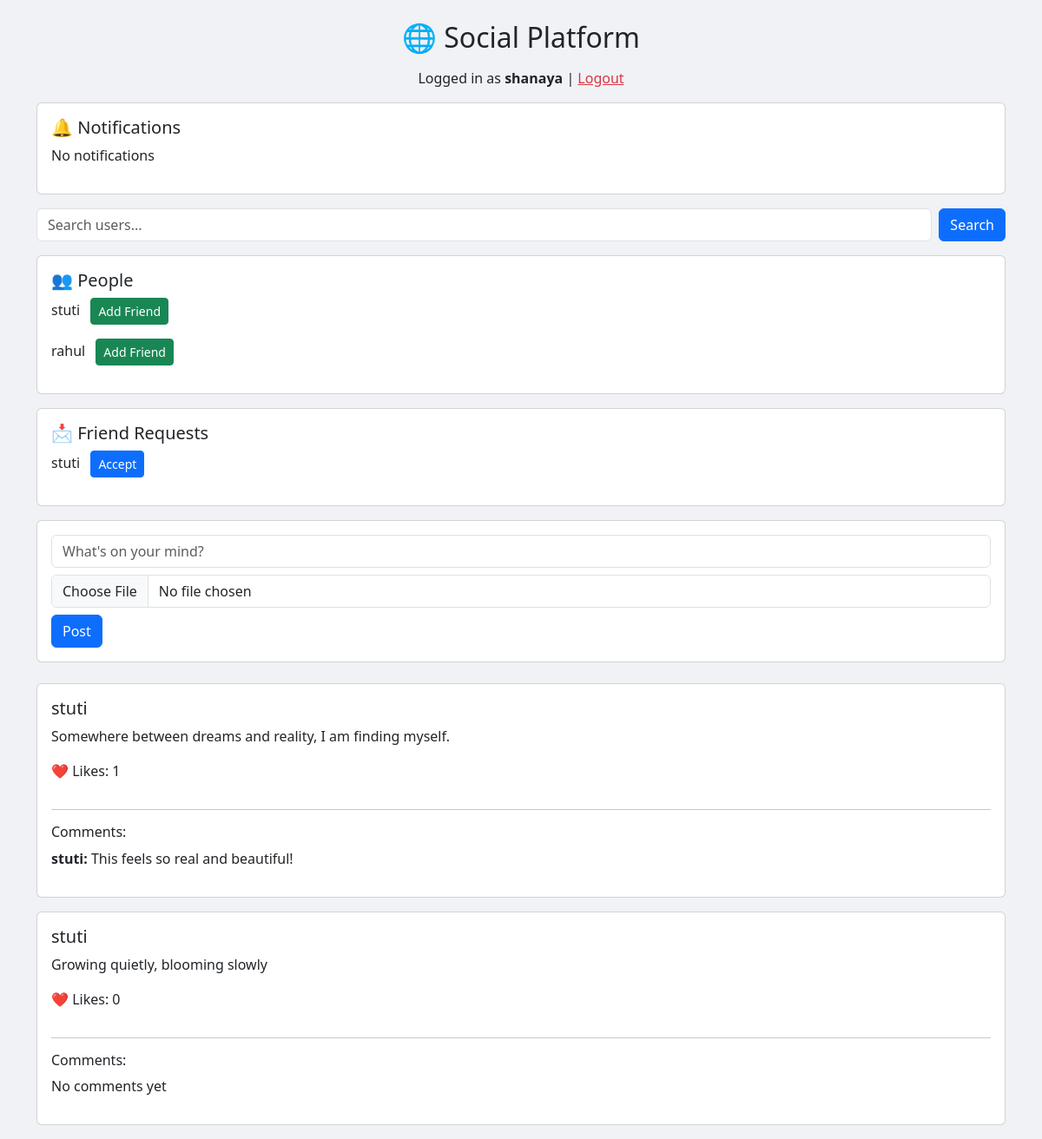
Screenshot of / (signed in) with the database file from the repository.
### friends/models.py (models this page shows, shortened)
class FriendRequest(models.Model):
    sender = models.ForeignKey(User, on_delete=models.CASCADE, related_name='sent_requests')
    receiver = models.ForeignKey(User, on_delete=models.CASCADE, related_name='received_requests')
    is_accepted = models.BooleanField(default=False)
    created_at = models.DateTimeField(auto_now_add=True)

### posts/models.py (models this page shows, shortened)
class Post(models.Model):
    author = models.ForeignKey(User, on_delete=models.CASCADE)
    content = models.TextField()
    image = models.ImageField(upload_to='post_images/', blank=True, null=True)
    created_at = models.DateTimeField(auto_now_add=True)
    likes = models.ManyToManyField(User, related_name='liked_posts', blank=True)
    def like_count(self):
        return self.likes.count()

class Comment(models.Model):
    post = models.ForeignKey(Post, on_delete=models.CASCADE, related_name='comments')
    author = models.ForeignKey(User, on_delete=models.CASCADE)
    content = models.TextField()
    created_at = models.DateTimeField(auto_now_add=True)

### social_platform/views.py (the view, shortened to what this page needs)
# urls.py: path('', home, name='home'),
def home(request):
    posts = Post.objects.all()
    query = request.GET.get('q')
    if query:
        users = User.objects.filter(username__icontains=query).exclude(id=request.user.id)
    else:
        users = User.objects.exclude(id=request.user.id)
    requests = FriendRequest.objects.filter(receiver=request.user, is_accepted=False)
    notifications = Notification.objects.filter(receiver=request.user)
    return render(request, 'home.html', {
        'posts': posts,
        'users': users,
        'requests': requests,
        'notifications': notifications
    })

### templates/home.html (shortened to what this page needs)
<!DOCTYPE html>
<html>
<head>
    <link href="https://cdn.jsdelivr.net/npm/bootstrap@5.3.0/dist/css/bootstrap.min.css" rel="stylesheet">
</head>
<body style="background:#f0f2f5;">
<div class="container mt-4">
    <h2 class="text-center mb-3">🌐 Social Platform</h2>
    {% if user.is_authenticated %}
    <p class="text-center">
        Logged in as <strong>{{ user.username }}</strong> |
        <a href="/logout/" class="text-danger">Logout</a>
    </p>
    {% endif %}
    <div class="card p-3 mb-3">
        <h5>🔔 Notifications</h5>
        {% for n in notifications %}
            <p>{{ n.message }}</p>
        {% empty %}
            <p>No notifications</p>
        {% endfor %}
    </div>
    <form method="GET" class="mb-3 d-flex">
        <input type="text" name="q" class="form-control me-2" placeholder="Search users...">
        <button class="btn btn-primary">Search</button>
    </form>
    <div class="card p-3 mb-3">
        <h5>👥 People</h5>
        {% for u in users %}
            <p>
                {{ u.username }}
                <a href="/send-request/{{ u.id }}/" class="btn btn-sm btn-success ms-2">Add Friend</a>
            </p>
        {% endfor %}
    </div>
    <div class="card p-3 mb-3">
        <h5>📩 Friend Requests</h5>
        {% for req in requests %}
            <p>
                {{ req.sender.username }}
                <a href="/accept-request/{{ req.id }}/" class="btn btn-sm btn-primary ms-2">Accept</a>
            </p>
        {% empty %}
            <p>No requests</p>
        {% endfor %}
    </div>
    {% if user.is_authenticated %}
    <div class="card p-3 mb-4">
        <form method="POST" enctype="multipart/form-data">
            <input type="text" name="content" class="form-control mb-2" placeholder="What's on your mind?" required>
            <input type="file" name="image" class="form-control mb-2">
            <button class="btn btn-primary">Post</button>
        </form>
    </div>
    {% endif %}
    {% for post in posts %}
    <div class="card p-3 mb-3">
        <h5>{{ post.author.username }}</h5>
        <p>{{ post.content }}</p>
        <p>❤️ Likes: {{ post.like_count }}</p>
        <hr>
        <h6>Comments:</h6>
        {% for comment in post.comments.all %}
            <p><strong>{{ comment.author.username }}:</strong> {{ comment.content }}</p>
        {% empty %}
            <p>No comments yet</p>
        {% endfor %}
    </div>
    {% endfor %}
</div>
</body>
</html>

### rows the page displays
FriendRequest: sender.username "stuti"
Post: author.username "stuti", content "Somewhere between dreams and reality, I am finding myself.", like_count "1"
Comment: author.username "stuti", content "This feels so real and beautiful!"
Post: author.username "stuti", content "Growing quietly, blooming slowly", like_count "0"

### other values shown
{{ user.username }} "shanaya"
{{ u.username }} "stuti"
{{ u.username }} "rahul"
